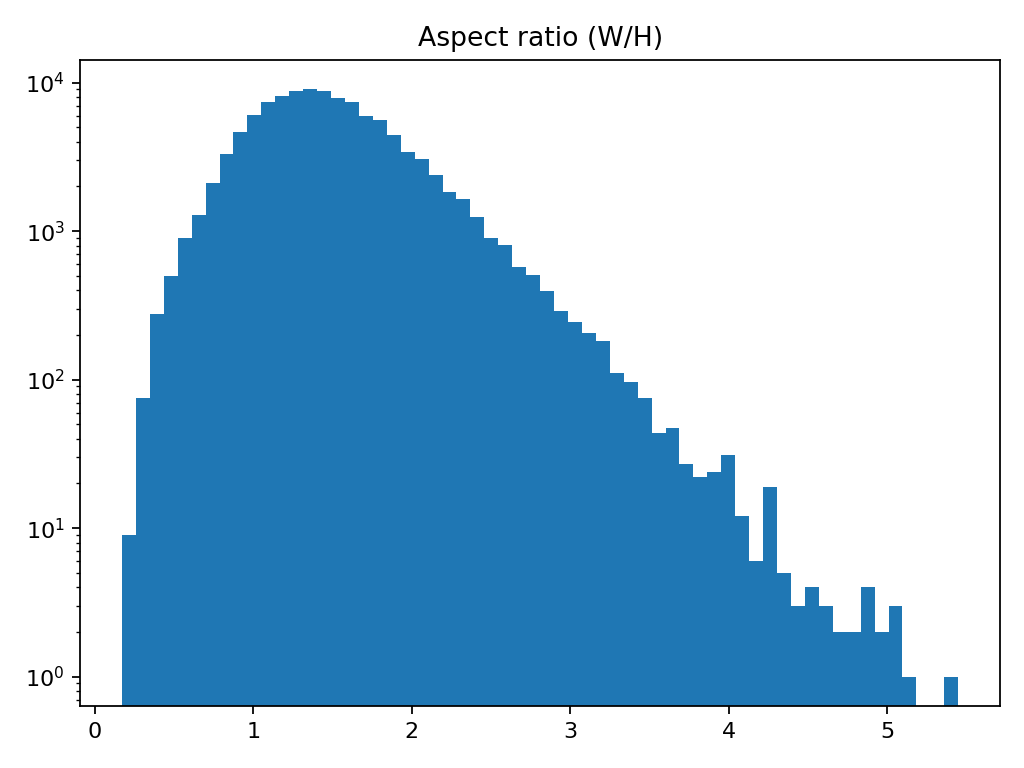
#> input picture lab3/eda2/plots/aspect.png, 1024 x 768 px
$ python eda_data.py --root eda2/plots
#> lines starting #> are read from the running program, lines starting #| are printed output that depends on the picture; after the words box and inside, x2 and y2 are one past the last pixel; in counts of white or black regions, pixels touching at a corner belong together
import os
import re
import json
import math
import shutil
import argparse
import unicodedata
from pathlib import Path

import numpy as np
import pandas as pd
from PIL import Image
import matplotlib.pyplot as plt
from tqdm import tqdm


# ----------------------------
# Utils: robust text reading
# ----------------------------
# [16 lines left out: function read_text_robust, not called in this run]


def safe_open_image(path: Path):
    try:
        img = Image.open(path)
        img.load()
        return img, None
    except Exception as e:
        return None, str(e)


def to_gray_np(img: Image.Image) -> np.ndarray:
    # Handle alpha by compositing on white
    if img.mode in ("RGBA", "LA"):
        bg = Image.new("RGBA", img.size, (255, 255, 255, 255))
        img = Image.alpha_composite(bg, img.convert("RGBA")).convert("RGB")
    if img.mode != "L":
        img = img.convert("L")
    arr = np.array(img, dtype=np.uint8)
    return arr


# ----------------------------
# Simple Otsu threshold
# ----------------------------
def otsu_threshold(gray_u8: np.ndarray) -> int:
    hist = np.bincount(gray_u8.ravel(), minlength=256).astype(np.float64)
    total = gray_u8.size
    if total == 0:
        return 128
    prob = hist / total
    omega = np.cumsum(prob)
    mu = np.cumsum(prob * np.arange(256))
    mu_t = mu[-1]
    sigma_b2 = (mu_t * omega - mu) ** 2 / (omega * (1.0 - omega) + 1e-12)
    t = int(np.argmax(sigma_b2))
    return t


# ----------------------------
# Blur metric: Laplacian variance
# ----------------------------
def laplacian_var(gray_u8: np.ndarray) -> float:
    g = gray_u8.astype(np.float32)
    # kernel:
    #  0  1  0
    #  1 -4  1
    #  0  1  0
    p = np.pad(g, ((1, 1), (1, 1)), mode="edge")
    lap = (
        p[1:-1, 2:] + p[1:-1, :-2] + p[2:, 1:-1] + p[:-2, 1:-1]
        - 4.0 * p[1:-1, 1:-1]
    )
    return float(lap.var())


def text_flags(text: str):
    flags = []
    if text is None:
        return ["missing_label"]
    if len(text.strip()) == 0:
        flags.append("empty_label")
    if "\t" in text:
        flags.append("has_tab")
    if re.search(r"  +", text):
        flags.append("multi_spaces")
    # non-printable (excluding normal whitespace)
    bad = [ch for ch in text if (ord(ch) < 32 and ch not in ("\n", "\r", "\t"))]
    if bad:
        flags.append("nonprintable_ctrl")
    return flags


def image_flags(row, thresholds):
    flags = []
    if row.get("img_error"):
        flags.append("image_open_error")
        return flags

    w, h = row["width"], row["height"]
    if w <= 0 or h <= 0:
        flags.append("bad_size")
        return flags

    if w < thresholds["min_w"] or h < thresholds["min_h"]:
        flags.append("too_small")
    if w > thresholds["max_w"] or h > thresholds["max_h"]:
        flags.append("too_large")

    if row["white_pct"] > thresholds["white_pct_hi"]:
        flags.append("too_white")
    if row["black_pct"] > thresholds["black_pct_hi"]:
        flags.append("too_black")

    if row["std"] < thresholds["std_lo"]:
        flags.append("low_contrast")

    if row["blur_var"] < thresholds["blur_lo"]:
        flags.append("blurry")

    ar = row["aspect"]
    if ar < thresholds["aspect_lo"] or ar > thresholds["aspect_hi"]:
        flags.append("weird_aspect")

    return flags


def make_plots(df: pd.DataFrame, out_dir: Path):
    plots = out_dir / "plots"
    plots.mkdir(parents=True, exist_ok=True)

    def hist(series, title, filename, bins=50, log=False):
        x = series.dropna().values
        if len(x) == 0:
            return
        plt.figure()
        plt.hist(x, bins=bins)
        plt.title(title)
        if log:
            plt.yscale("log")
        plt.tight_layout()
        plt.savefig(plots / filename, dpi=160)
        plt.close()

    hist(df["label_len"], "Label length distribution", "label_len.png", bins=60, log=True)
    hist(df["width"], "Image width distribution", "width.png", bins=60, log=True)
    hist(df["height"], "Image height distribution", "height.png", bins=60, log=True)
    hist(df["aspect"], "Aspect ratio (W/H)", "aspect.png", bins=60, log=True)
    hist(df["width_per_char"], "Width per char (W / max(1,len))", "width_per_char.png", bins=60, log=True)
    hist(df["mean"], "Mean intensity (0-255)", "mean_intensity.png", bins=60)
    hist(df["std"], "Std intensity", "std_intensity.png", bins=60, log=True)
    hist(df["blur_var"], "Laplacian variance (blur metric)", "blur_var.png", bins=60, log=True)


def copy_suspects(df: pd.DataFrame, out_dir: Path, max_copy: int = 300):
    sus_dir = out_dir / "suspects"
    sus_dir.mkdir(parents=True, exist_ok=True)

    suspects = df[df["flags"].astype(str).str.len() > 2].copy()
    suspects = suspects.sort_values(by=["flags", "label_len"], ascending=[True, False])

    n = 0
    for _, r in suspects.iterrows():
        if n >= max_copy:
            break
        src = Path(r["image_path"])
        if not src.exists():
            continue
        # filename: flags + original
        flags = r["flags"].replace("|", "_")[:120]
        dst = sus_dir / f"{flags}__{src.name}"
        try:
            shutil.copy2(src, dst)
            n += 1
        except Exception:
            continue


def main():
    ap = argparse.ArgumentParser()
    ap.add_argument("--root", type=str, required=True, help="Folder containing PNG+TXT pairs")
    ap.add_argument("--out", type=str, default="eda_out", help="Output folder")
    ap.add_argument("--recursive", action="store_true", help="Scan recursively")
    ap.add_argument("--max_suspects", type=int, default=300, help="Max suspect images to copy")
    args = ap.parse_args()

    root = Path(args.root)
    out_dir = Path(args.out)
    out_dir.mkdir(parents=True, exist_ok=True)

    if args.recursive:
        png_paths = sorted(root.rglob("*.png"))
        txt_paths = sorted(root.rglob("*.txt"))
    else:
        png_paths = sorted(root.glob("*.png"))
        txt_paths = sorted(root.glob("*.txt"))

    # map stem -> path
    png_map = {p.with_suffix("").name: p for p in png_paths}
    txt_map = {t.with_suffix("").name: t for t in txt_paths}
    print("PNG:", len(png_paths), "TXT:", len(txt_paths))
    print("Example PNG:", png_paths[:3])
    print("Example TXT:", txt_paths[:3])

    all_stems = sorted(set(png_map.keys()) | set(txt_map.keys()))

    rows = []
    char_counter = {}

    for stem in tqdm(all_stems, desc="Scanning"):
        img_path = png_map.get(stem)
        txt_path = txt_map.get(stem)

        text = None
        if txt_path and txt_path.exists():
            try:
                text = read_text_robust(txt_path)
            except Exception:
                text = None

        # image stats
        w = h = None
        mode = None
        mean = std = white_pct = black_pct = fg_pct = blur = None
        img_error = None

        if img_path and img_path.exists():
            img, err = safe_open_image(img_path)
#> in safe_open_image, img is the input picture: PIL image 1024x768 RGBA; mean R, G, B, A 167.7, 200.9, 223.9, 255
            if err:
                img_error = err
            else:
                mode = img.mode
                w, h = img.size
                gray = to_gray_np(img)
#> in to_gray_np, `img = img.convert("L")`:
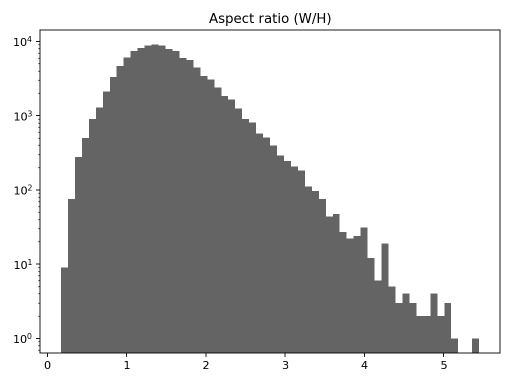
#> img: PIL image 1024x768 L (shown at 1/2 size); min 0, max 255, mean 193.7

                mean = float(gray.mean())
#> mean = 193.7
                std = float(gray.std())
#> std = 77.05
                white_pct = float((gray >= 250).mean())
#> white_pct = 0.609
                black_pct = float((gray <= 5).mean())
#> black_pct = 0.00187

                # foreground estimate via Otsu
                t = otsu_threshold(gray)
#> in otsu_threshold, `hist = np.bincount(gray_u8.ravel(), minlength=256).astype(np.float64)`: hist = 256 values, max 479010 at index 255, min 0 at index 130, mean 3072
#> in otsu_threshold, `prob = hist / total`: prob = 256 values, max 0.609 at index 255, min 0 at index 130, mean 0.00391
#> in otsu_threshold, `omega = np.cumsum(prob)`: omega = 256 values from 0.00173 to 1
#> in otsu_threshold, `mu = np.cumsum(prob * np.arange(256))`: mu = 256 values from 0 to 193.7
#> in otsu_threshold, `mu_t = mu[-1]`: mu_t = 193.7
#> in otsu_threshold, `sigma_b2 = (mu_t * omega - mu) ** 2 / (omega * (1.0 - omega) + 1e-12)`: sigma_b2 = 256 values, max 5866.8 at index 176, min 3.23e-15 at index 255, mean 3652
#> in otsu_threshold, `t = int(np.argmax(sigma_b2))`: t = 176
#> t = 176
                # assume background is lighter
                # if mean is dark, invert logic
                if mean < 128:
                    fg = (gray > t)
                else:
                    fg = (gray < t)
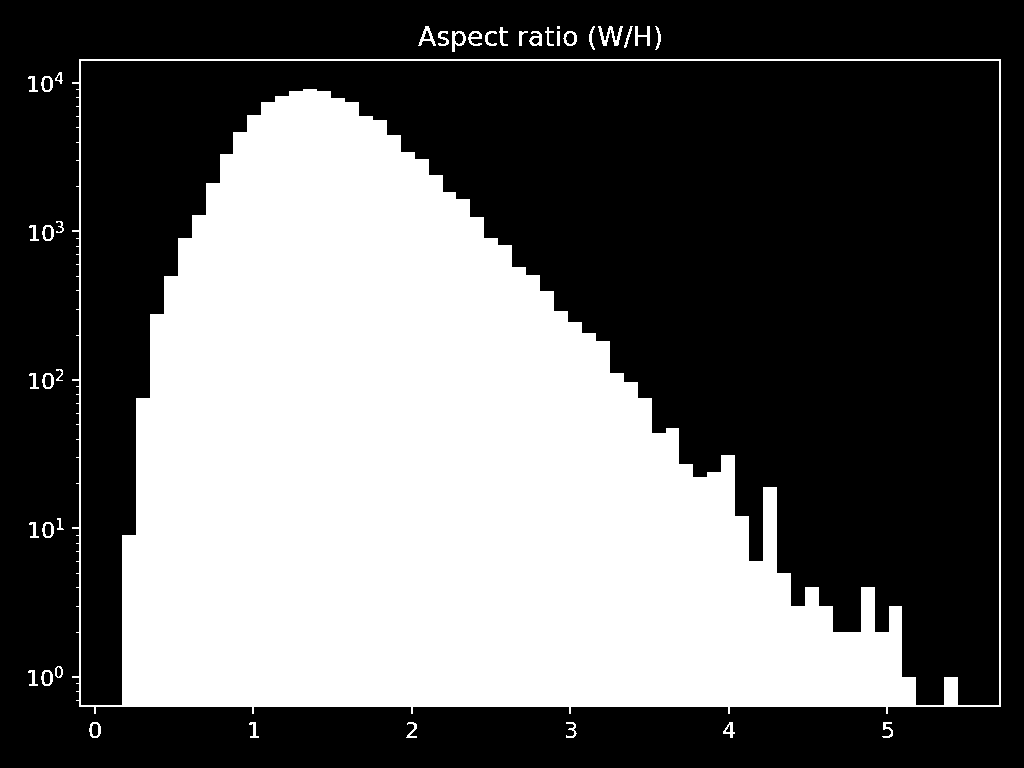
#> fg: shape (768, 1024) bool; 39% white; 39 white regions (1 under 20 px), largest, box (x1, y1, x2, y2) and area: (72, 59, 1001, 714) 303451, (598, 26, 623, 46) 210, (635, 26, 650, 46) 138
                fg_pct = float(fg.mean())
#> fg_pct = 0.39

                blur = laplacian_var(gray)
#> in laplacian_var, `lap = ( p[1:-1, 2:] + p[1:-1, :-2] + p[2:, 1:-1] + p[:-2, 1:-1] - 4.0 ..`:
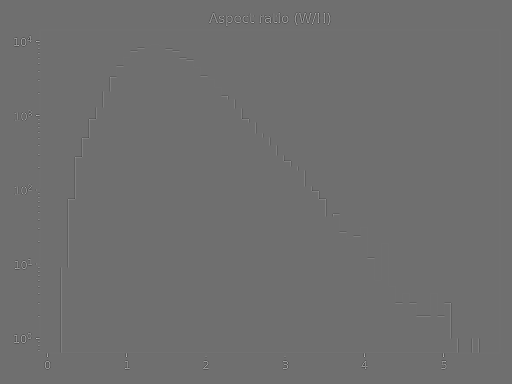
#> lap: shape (768, 1024) float32 (shown at 1/2 size); min -512, max 654, mean 0; drawn with min black and max white
#> blur = 1265.7

        # text stats
        lbl = text if text is not None else ""
        lbl_len = int(len(lbl))
        for ch in lbl:
            char_counter[ch] = char_counter.get(ch, 0) + 1

        row = {
            "stem": stem,
            "image_path": str(img_path) if img_path else "",
            "txt_path": str(txt_path) if txt_path else "",
            "has_png": bool(img_path),
            "has_txt": bool(txt_path),
            "img_error": img_error or "",
            "mode": mode or "",
            "width": int(w) if w is not None else np.nan,
            "height": int(h) if h is not None else np.nan,
            "aspect": (float(w) / float(h)) if (w and h) else np.nan,
            "label": lbl,
            "label_len": lbl_len,
            "width_per_char": (float(w) / max(1, lbl_len)) if (w and lbl_len is not None) else np.nan,
            "mean": mean if mean is not None else np.nan,
            "std": std if std is not None else np.nan,
            "white_pct": white_pct if white_pct is not None else np.nan,
            "black_pct": black_pct if black_pct is not None else np.nan,
            "fg_pct": fg_pct if fg_pct is not None else np.nan,
            "blur_var": blur if blur is not None else np.nan,
        }

        # preliminary flags
        flags = []
        if not row["has_png"]:
            flags.append("missing_png")
        if not row["has_txt"]:
            flags.append("missing_txt")
        flags += text_flags(text)

        row["flags_pre"] = "|".join(sorted(set(flags)))
        rows.append(row)

    df = pd.DataFrame.from_records(rows)
    print("df shape:", df.shape)
#| df shape: (6, 20)
    print("df columns:", list(df.columns))

    if df.empty:
        raise SystemExit("Không có sample nào. Kiểm tra --root và --recursive.")

    if "width" not in df.columns:
        raise SystemExit("Không có cột 'width'. Bạn đang append rows sai kiểu (không phải dict) hoặc df bị ghi đè.")

    if df.empty or "width" not in df.columns:
        print("df is empty:", df.empty)
        print("df columns:", list(df.columns))
        raise SystemExit("EDA dừng: không tạo được cột width. Hãy kiểm tra root/recursive hoặc cách tạo df.")

    # thresholds computed from data (robust percentiles)
    w_valid = df["width"].dropna()
    h_valid = df["height"].dropna()
    aspect_valid = df["aspect"].dropna()
    blur_valid = df["blur_var"].dropna()
    std_valid = df["std"].dropna()

    def q(series, p, default):
        if len(series) == 0:
            return default
        return float(np.quantile(series.values, p))

    thresholds = {
        "min_w": max(16, int(q(w_valid, 0.01, 16))),
        "min_h": max(16, int(q(h_valid, 0.01, 16))),
        "max_w": int(q(w_valid, 0.995, 5000)),
        "max_h": int(q(h_valid, 0.995, 5000)),
        "aspect_lo": q(aspect_valid, 0.005, 0.1),
        "aspect_hi": q(aspect_valid, 0.995, 20.0),
        "white_pct_hi": 0.995,   # >99.5% white: very likely blank
        "black_pct_hi": 0.60,    # >60% black: suspicious (inverted/ink blob)
        "std_lo": q(std_valid, 0.02, 5.0),   # low contrast cutoff
        "blur_lo": q(blur_valid, 0.02, 20.0) # blur cutoff (data-dependent)
    }

    # add final flags
    final_flags = []
    for _, r in df.iterrows():
        flags = []
        if r["flags_pre"]:
            flags.extend(r["flags_pre"].split("|"))
        flags.extend(image_flags(r, thresholds))
        # label length suspicious
        if pd.notna(r["label_len"]):
            # p99 length to spot outliers
            p99 = int(np.quantile(df["label_len"].values, 0.99))
            if r["label_len"] > max(40, int(p99 * 1.2)):
                flags.append("very_long_label")
        final_flags.append("|".join(sorted(set([f for f in flags if f]))))

    df["flags"] = final_flags
    df.drop(columns=["flags_pre"], inplace=True)

    # summary
    total = len(df)

    matched = int(((df["has_png"] == True) & (df["has_txt"] == True) & (df["img_error"] == "")).sum())

    missing_txt = int(((df["has_png"] == True) & (df["has_txt"] == False)).sum())
    missing_png = int(((df["has_png"] == False) & (df["has_txt"] == True)).sum())

    open_err = int((df["img_error"] != "").sum())


    # char stats
    chars_sorted = sorted(char_counter.items(), key=lambda x: x[1], reverse=True)
    top_chars = [{"char": k, "count": v} for k, v in chars_sorted[:80]]

    # suggest params
    label_lens = df["label_len"].values
    p95_len = int(np.quantile(label_lens, 0.95))
    p99_len = int(np.quantile(label_lens, 0.99))
    med_h = int(np.nanmedian(df["height"].values)) if h_valid.size else None

    summary = {
        "root": str(root),
        "total_stems": total,
        "matched_pairs": matched,
        "missing_txt": int(missing_txt),
        "missing_png": int(missing_png),
        "image_open_errors": int(open_err),
        "thresholds": thresholds,
        "label_len": {
            "min": int(label_lens.min()) if total else None,
            "median": float(np.median(label_lens)) if total else None,
            "p95": p95_len,
            "p99": p99_len,
            "max": int(label_lens.max()) if total else None,
        },
        "suggestions": {
            "max_target_length_recommend": int(p99_len),   # Transformer/TrOCR max length
            "image_height_recommend": int(med_h) if med_h is not None else None,
        },
        "charset_size": int(len(char_counter)),
        "top_chars": top_chars,
    }

    # save outputs
    samples_csv = out_dir / "samples.csv"
    df.to_csv(samples_csv, index=False, encoding="utf-8-sig")

    (out_dir / "summary.json").write_text(json.dumps(summary, ensure_ascii=False, indent=2), encoding="utf-8")

    # plots + suspects
    make_plots(df, out_dir)
#> in hist, `plt.savefig(plots / filename, dpi=160)`:
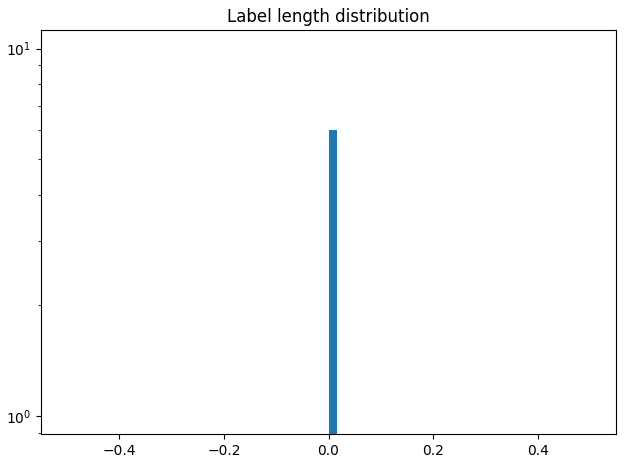
#> figure drawn by matplotlib, 1 panel; tallest bar 6 high, from x = 0 to 0.0167
#> in hist (call 6), `plt.savefig(plots / filename, dpi=160)`:
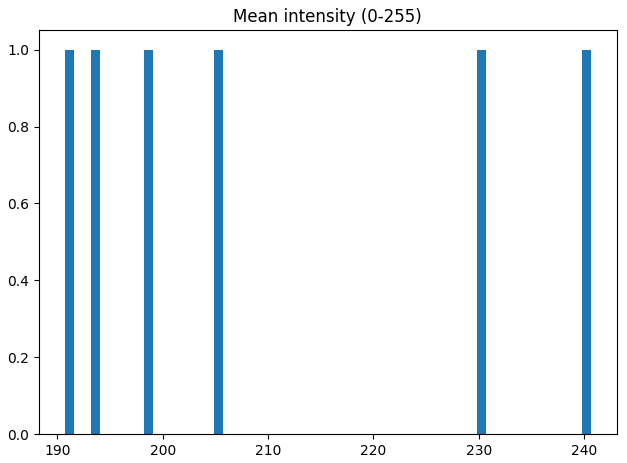
#> figure drawn by matplotlib, 1 panel
#> in hist (call 7), `plt.savefig(plots / filename, dpi=160)`:
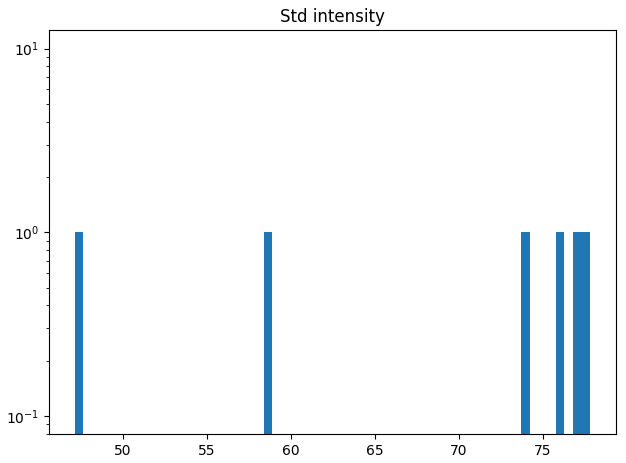
#> figure drawn by matplotlib, 1 panel
#> in hist (call 8), `plt.savefig(plots / filename, dpi=160)`:
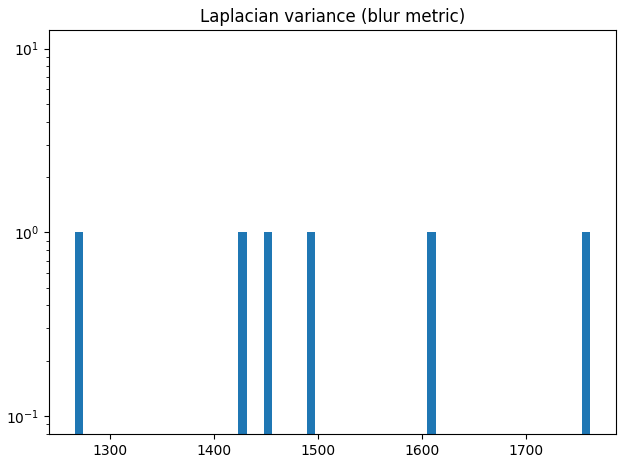
#> figure drawn by matplotlib, 1 panel
    copy_suspects(df, out_dir, max_copy=args.max_suspects)

    # also save charset list
    charset_path = out_dir / "charset.txt"
    charset = "".join([c for c, _ in chars_sorted])
    charset_path.write_text(charset, encoding="utf-8")

    # print quick summary
    print("\n=== EDA DONE ===")
    print(f"Root: {root}")
    print(f"Total stems: {total}")
    print(f"Matched pairs: {matched}")
    print(f"Missing TXT: {missing_txt}")
    print(f"Missing PNG: {missing_png}")
    print(f"Image open errors: {open_err}")
    print(f"Charset size: {len(char_counter)}")
    print(f"Label len p95={p95_len}, p99={p99_len}")
    print(f"Suggested max_target_length ~ {p99_len}")
    if med_h is not None:
        print(f"Suggested image_height ~ {med_h}")
    print(f"Saved: {samples_csv}")
    print(f"Saved: {out_dir/'summary.json'}")
    print(f"Plots: {out_dir/'plots'}")
    print(f"Suspects: {out_dir/'suspects'}")


if __name__ == "__main__":
    main()
